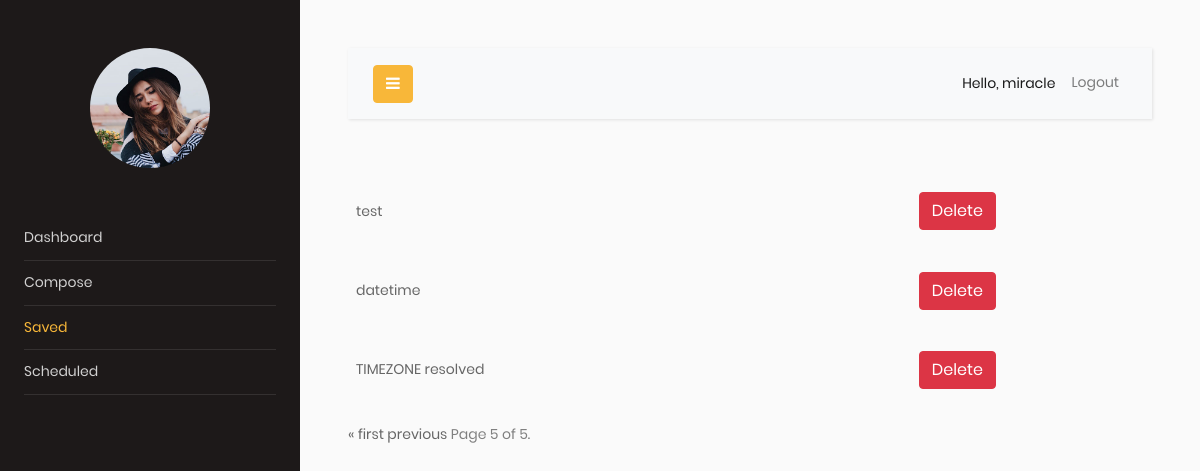
The page /saved/?page=7 (signed in) on the database as committed earlier.
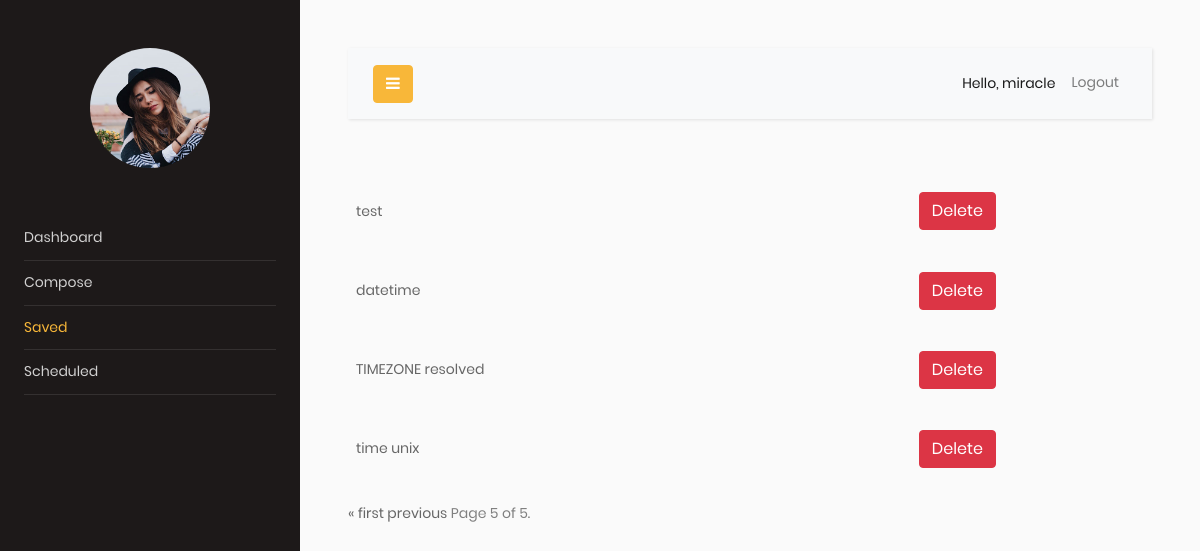
The same page on the database as committed later.
### emailscheduler/models.py (models this page shows)
class Compose(models.Model):
    user = models.ForeignKey(User, on_delete=models.CASCADE, related_name="emaillist", null=True)
    To = models.EmailField()
    cc = models.EmailField(blank=True, null=True)
    bcc = models.EmailField(blank=True, null=True)
    subject = models.CharField(max_length=200, blank=True, null=True)
    body = RichTextField(blank=True, null=True)
    date_time = models.DateTimeField(blank=True, null=True)
    draft = models.BooleanField(default=True)
    def __str__(self):
        return self.subject

### emailscheduler/views.py (the view)
# urls.py: path("saved/", views.saved, name="saved"),
def saved(request):
    emaillist= Compose.objects.filter(user=request.user)
    paginator = Paginator(emaillist,5)
    page_number = request.GET.get('page')
    page_obj = paginator.get_page(page_number)
    return render(request, 'saved.html',{"emaillist":emaillist,'page_obj': page_obj})

### templates/saved.html (shortened to what this page needs)
<!DOCTYPE html>
<html lang="en">
<head>
    {% extends 'base.html' %}
{% block content %}
{% for email in page_obj %}
    <table><td style="width: 70%">
<a href="{% url 'showsaved' email.id %}">
    {{ email }}
</a></td>
        <td><a class="btn btn-danger" href="{% url 'delete' email.id %}" size="10">Delete</a></td><br/>
    </table>
{% endfor %}<br/>
    <div class="pagination">
    <span class="step-links">
        {% if page_obj.has_previous %}
            <a href="?page=1">&laquo; first</a>
            <a href="?page={{ page_obj.previous_page_number }}">previous</a>
        {% endif %}
        <span class="current">
            Page {{ page_obj.number }} of {{ page_obj.paginator.num_pages }}.
        </span>
    </span>
</div>
{% endblock content %}

### templates/base.html (shortened to what this page needs)
<!DOCTYPE html>
<html lang="en">
<head>
      {% load static %}
      {% load bootstrap5 %}
		<link rel="stylesheet" href="https://stackpath.bootstrapcdn.com/font-awesome/4.7.0/css/font-awesome.min.css">
		<link rel="stylesheet" href="{%  static 'css/style.css' %}">
        <link rel="stylesheet" href="{% static 'css/main.css' %}">
</head>
<body>
		<div class="wrapper d-flex align-items-stretch">
			<nav id="sidebar">
				<div class="p-4 pt-5">
                    <a href="#" class="img logo rounded-circle mb-5" style="background-image: url({% static 'images/logo.jpg' %})"></a>
	        <ul class="list-unstyled components mb-5" id="menulist">
	          <li class="drop active" id="/">
                  <a href="{% url "home" %}">Dashboard</a>
	          </li>
	          <li class="drop" id="/compose/">
	              <a href="{% url "compose" %}">Compose</a>
	          </li>
	          <li class="drop" id="/saved/">
              <a href="{% url "saved" %}">Saved</a>
	          </li>
	          <li class="drop" id="/scheduled/">
              <a href="{% url 'scheduled' %}">Scheduled</a>
	          </li>
	        </ul>
                </div>
            </nav>
        <div id="content" class="p-4 p-md-5">
        <nav class="navbar navbar-expand-lg navbar-light bg-light">
          <div class="container-fluid">
            <button type="button" id="sidebarCollapse" class="btn btn-primary">
              <i class="fa fa-bars"></i>
            </button>
            <div class="collapse navbar-collapse" id="navbarSupportedContent">
              <ul class="nav navbar-nav ml-auto">
                <li class="nav-item active">
                    <span class="nav-link">Hello, {{ request.user }}</span>
                </li>
                <li class="nav-item">
                    <a class="nav-link" href="{% url 'signout' %}"> Logout</a>
                </li>
              </ul>
            </div>
          </div>
        </nav>
            {% block content %}{% endblock %}
            </div>
        </div>
  </body>
</html>

### static/css/main.css (style rules this page uses)
* { margin: 0px; padding: 0px; box-sizing: border-box; }
body, html { height: 100%; font-family: Poppins-Regular, sans-serif; }
a { font-family: Poppins-Regular; font-size: 14px; line-height: 1.7; color: #666666; margin: 0px; transition: all 0.4s; -webkit-transition: all 0.4s; -o-transition: all 0.4s; -moz-transition: all 0.4s; }
ul, li { margin: 0px; list-style-type: none; }
button { outline: none !important; border: none; background: transparent; }

### templates/saved.html (style rules this page uses)
table { border-collapse: collapse; width: 100%; }
th, td { text-align: left; padding: 8px; }

Rows that differ between the two databases and show on the page:
added Compose: subject "time unix"
